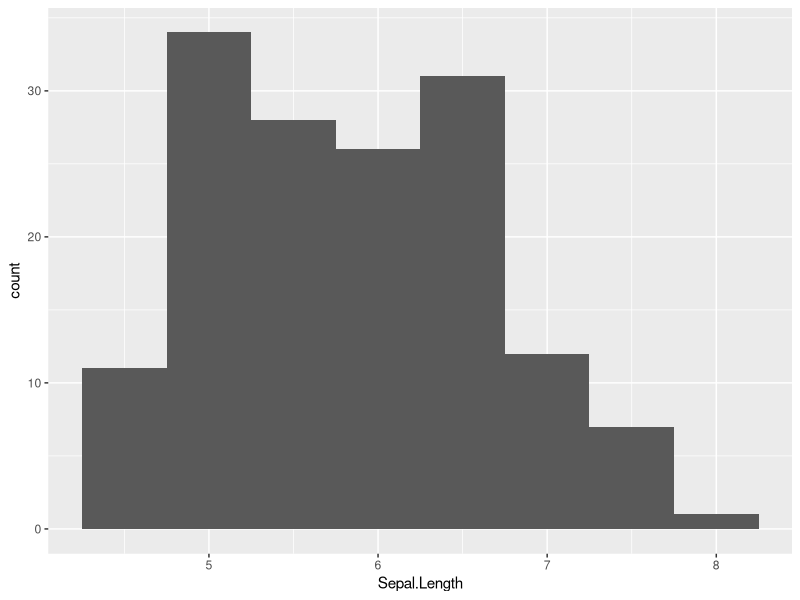
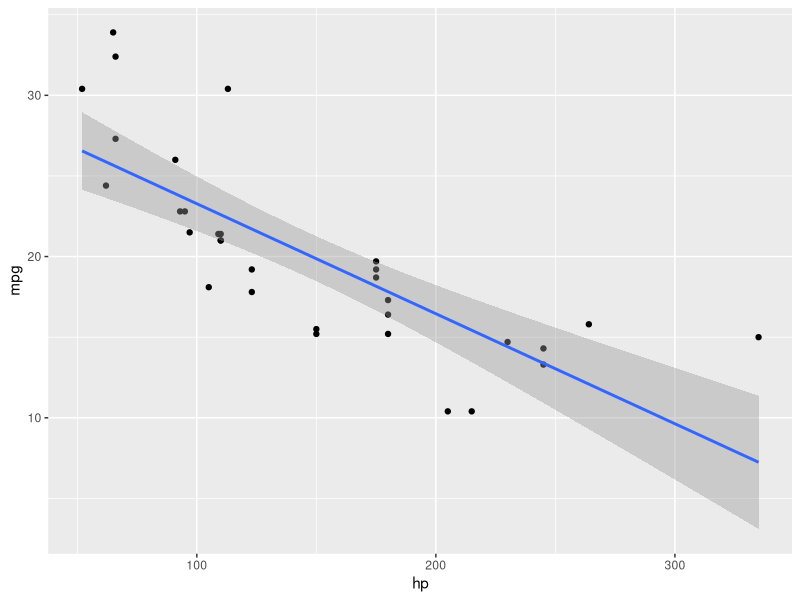
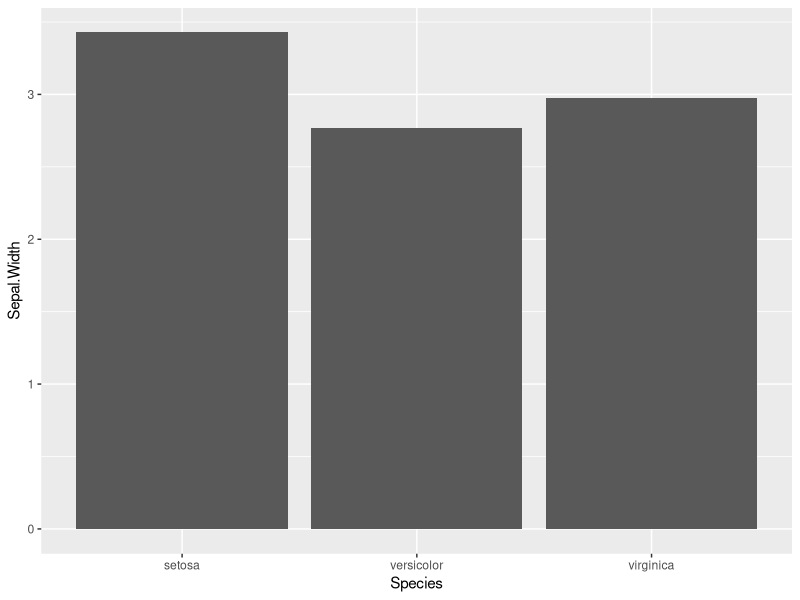

Write the R code that produced these figures, in order.
library(ggplot2)

# Histogram - iris
data("iris")
ggplot(iris, aes(x = Sepal.Length)) +
  geom_histogram(binwidth = 0.5)

# Scatter plot with regression line - mtcars
data("mtcars")
ggplot(mtcars, aes(x = hp, y = mpg)) +
  geom_point() +
  geom_smooth(method = "lm")

# Bar plot of mean Sepal.Width by Species - iris
ggplot(iris, aes(x = Species, y = Sepal.Width)) +
  stat_summary(fun = mean, geom = "bar")

